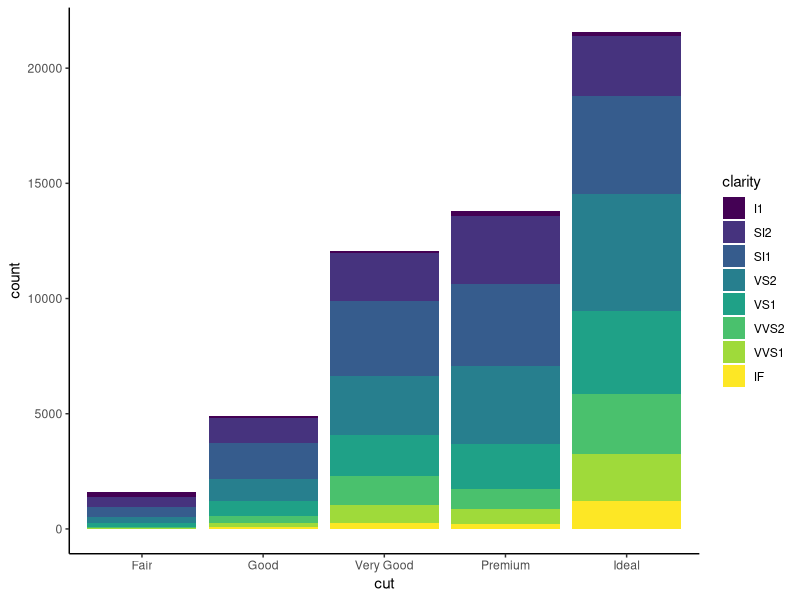
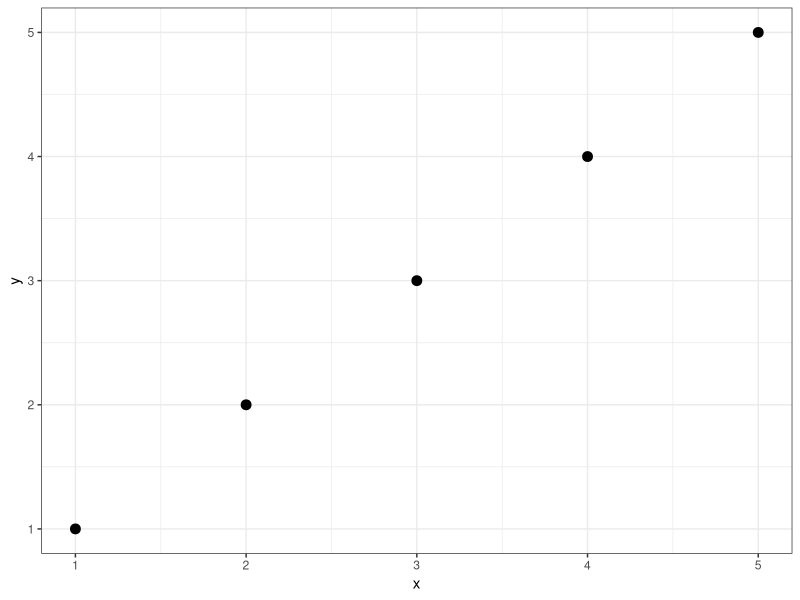
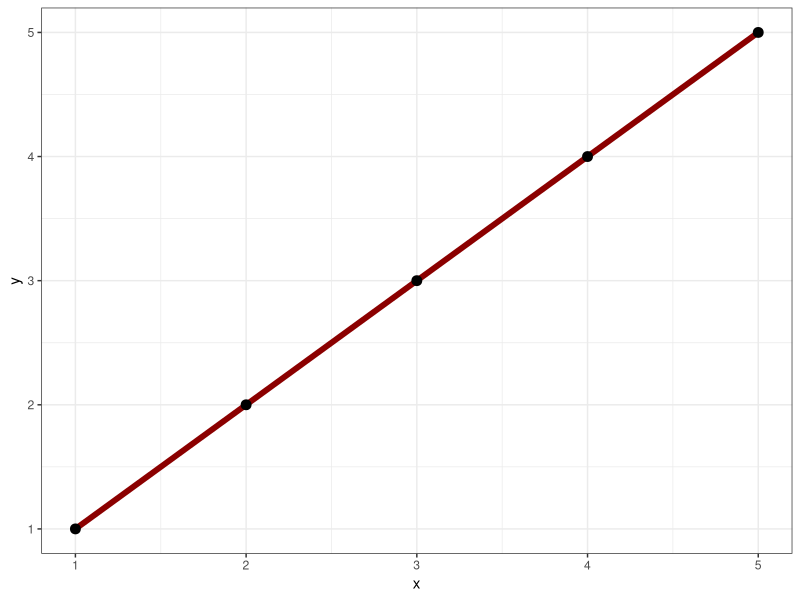

Here is the R script that generated these plots, in order: (Note: this script raises an error after producing the figures.)
library(tidyverse)

diamonds <- diamonds
diamonds 

ggplot(diamonds) +
  geom_bar(aes(cut, fill = clarity), position = "stack") + 
  theme_classic()
jpeg("C:/R_Packages/UCL_Workshops/Intro_to_DV/Plots/Diamonds_Cut_Clarity.jpg",
     width = 5, height = 5, units = "in",
     res = 300) 
dev.off()


ND <- tibble::tibble(
  x = seq(1,5),
  y = seq(1,5))

ggplot(ND) + geom_point(aes(x,y), size= 3)+ theme_bw()
jpeg("C:/R_Packages/UCL_Workshops/Intro_to_DV/Plots/ND_Discrete.jpg",
     width = 5, height = 5, units = "in",
     res = 300) 
dev.off()

ggplot(ND) + geom_line(aes(x,y), size= 2, col = "darkred")+
  geom_point(aes(x,y), size= 3) + theme_bw()

jpeg("C:/R_Packages/UCL_Workshops/Intro_to_DV/Plots/ND_Cont.jpg",
     width = 5, height = 5, units = "in",
     res = 300) 
dev.off()

ggplot(movies_df) +
  geom_bar(aes(Genre)) + 
  theme_classic()
jpeg("C:/R_Packages/UCL_Workshops/Intro_to_DV/Plots/Movies_Bar.jpg",
     width = 7, height = 7, units = "in",
     res = 300) 
dev.off()

ggplot(movies_df) +
  geom_bar(aes(Genre)) + 
  coord_flip() + 
  theme_classic()
jpeg("C:/R_Packages/UCL_Workshops/Intro_to_DV/Plots/Movies_Bar_Flip.jpg",
     width = 7, height = 7, units = "in",
     res = 300) 
dev.off()

ggplot(movies_df) +
  geom_histogram(aes(Runtime), col = "white", binwidth = 10) + 
  theme_classic()
jpeg("C:/R_Packages/UCL_Workshops/Intro_to_DV/Plots/Movies_RT_10.jpg",
     width = 7, height = 7, units = "in",
     res = 300) 
dev.off()

ggplot(movies_df) +
  geom_histogram(aes(Runtime), col = "white", binwidth = 20) + 
  theme_classic()
jpeg("C:/R_Packages/UCL_Workshops/Intro_to_DV/Plots/Movies_RT_20.jpg",
     width = 7, height = 7, units = "in",
     res = 300) 
dev.off()

ggplot(movies_df) +
  geom_point(aes(Rating, Runtime, col = Genre), size = 3) + 
  theme_classic()
jpeg("C:/R_Packages/UCL_Workshops/Intro_to_DV/Plots/Movies_Scatter_Col.jpg",
     width = 7, height = 7, units = "in",
     res = 300) 
dev.off()

ggplot(movies_df) +
  geom_point(aes(Rating, Runtime, size = Rank)) + 
  theme_classic()
jpeg("C:/R_Packages/UCL_Workshops/Intro_to_DV/Plots/Movies_Bubble.jpg",
     width = 7, height = 7, units = "in",
     res = 300) 
dev.off()


ggplot(movies_df) +
  geom_boxplot(aes(Genre, Rating)) + 
  theme_classic()
jpeg("C:/R_Packages/UCL_Workshops/Intro_to_DV/Plots/Movies_Boxplot.jpg",
     width = 7, height = 7, units = "in",
     res = 300) 
dev.off()


ggplot(movies_df) +
  geom_violin(aes(Genre, Rating)) + 
  geom_point(aes(Genre, Rating), size = 3) +
  theme_classic()
jpeg("C:/R_Packages/UCL_Workshops/Intro_to_DV/Plots/Movies_Violin_Points.jpg",
     width = 7, height = 7, units = "in",
     res = 300) 
dev.off()


ggplot(diamonds) +
  geom_bar(aes(cut, fill = clarity), position = "stack") + 
  coord_polar() + 
  theme_classic()
jpeg("C:/R_Packages/UCL_Workshops/Intro_to_DV/Plots/Diamonds_Polar.jpg",
     width = 7, height = 7, units = "in",
     res = 300) 
dev.off()

ggplot(movies_df) +
  geom_point(aes(Runtime, Rating)) +
  facet_wrap(~Genre, nrow = 2) +
  theme_bw()
jpeg("C:/R_Packages/UCL_Workshops/Intro_to_DV/Plots/Movies_Facet.jpg",
     width = 7, height = 7, units = "in",
     res = 300) 
dev.off()

